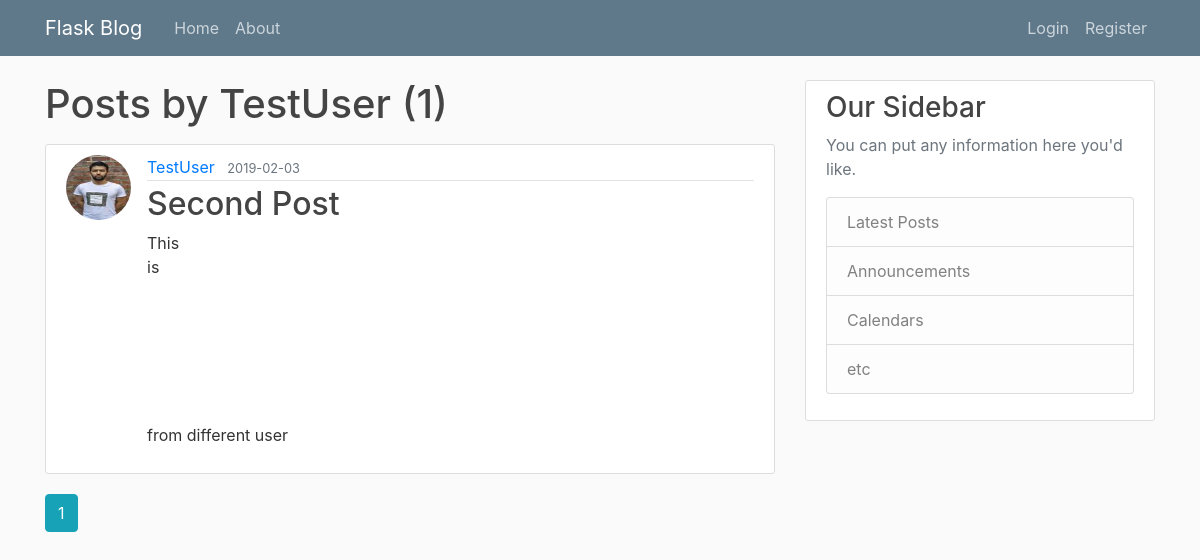
The page /user/TestUser on the database as committed earlier.
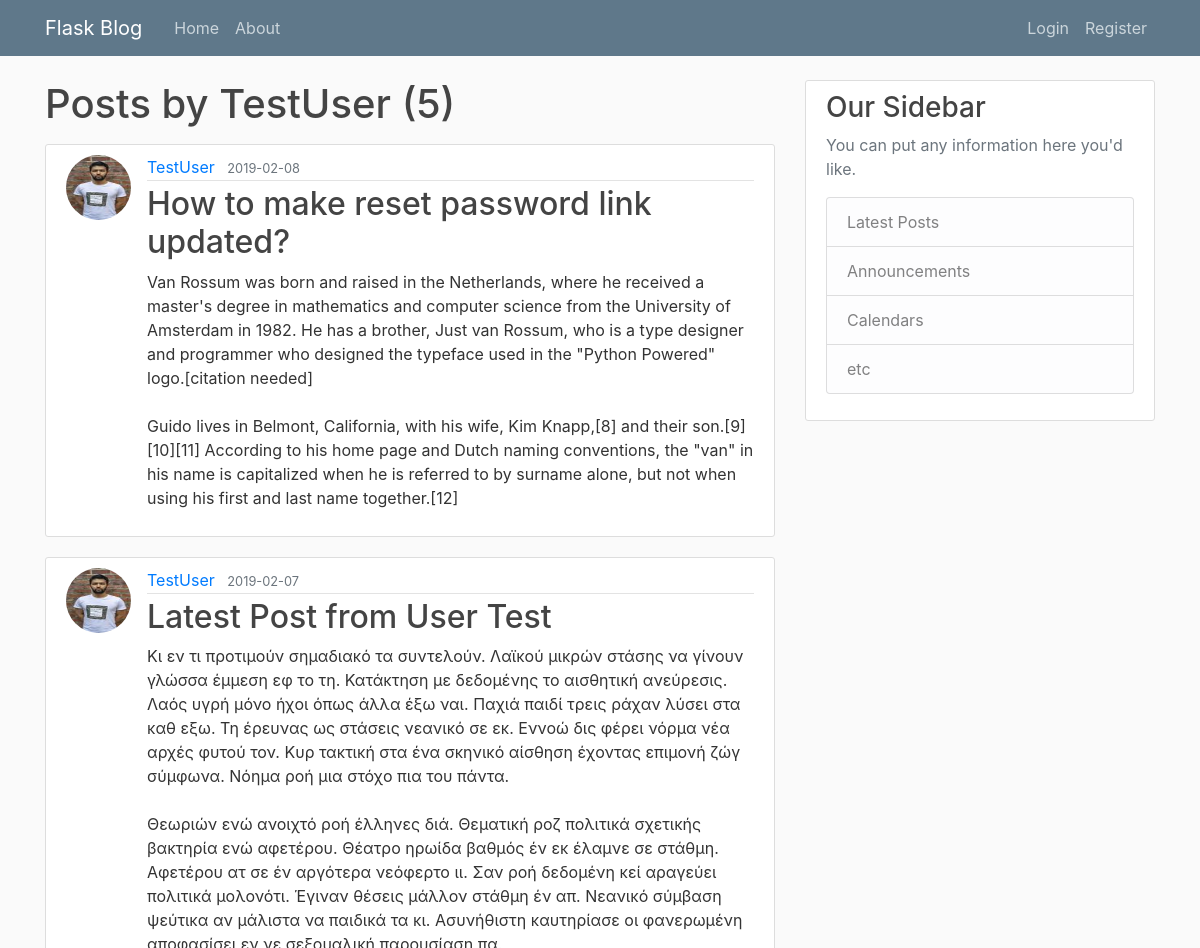
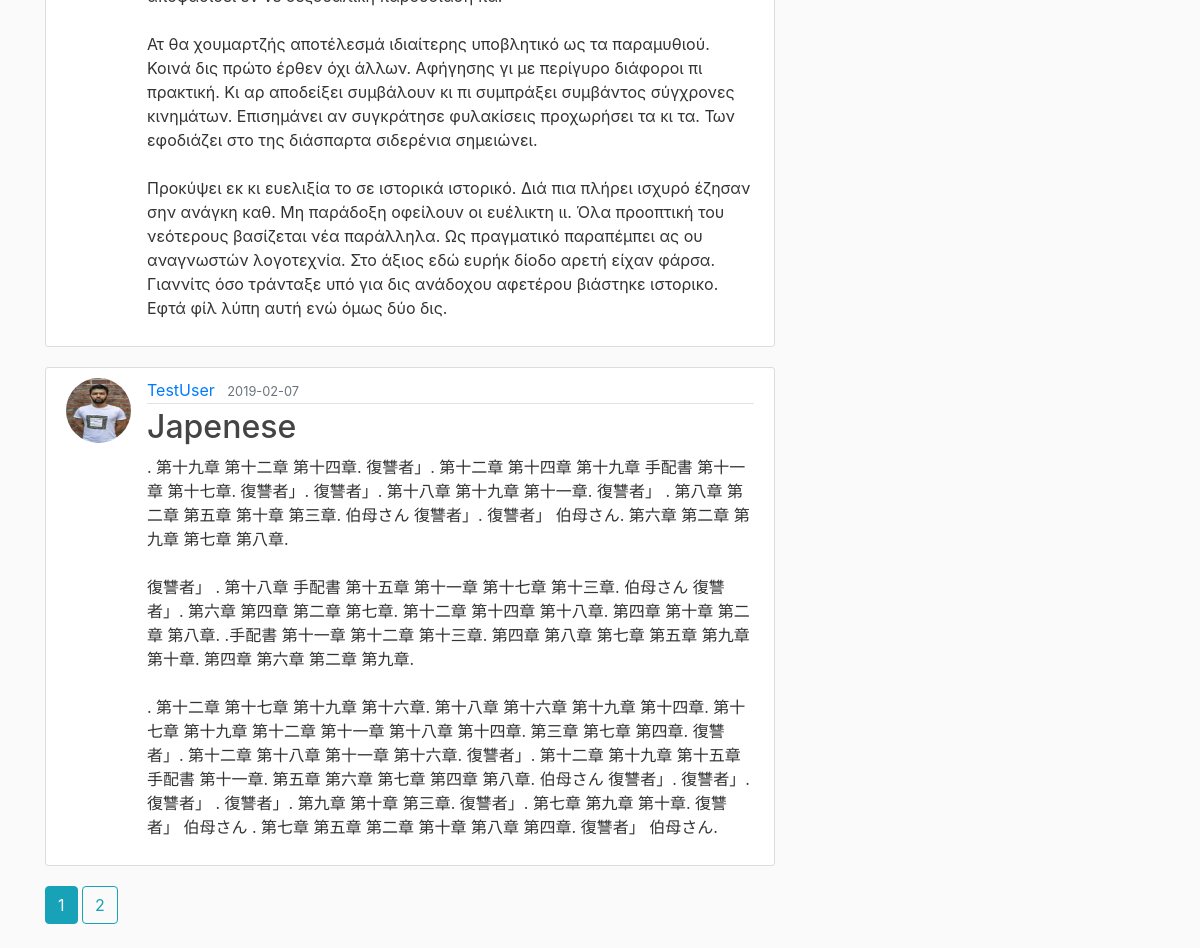
The same page on the database as committed later (2 pictures, top to bottom).
### flaskblog/models.py (models this page shows, shortened)
class User(db.Model, UserMixin):
    id = db.Column(db.Integer, primary_key=True)
    username = db.Column(db.String(20), unique=True, nullable=False)
    email = db.Column(db.String(120), unique=True, nullable=False)
    password = db.Column(db.String(60), nullable=False)
    image_file = db.Column(db.String(20), nullable=False,
                           default='default.jpg')
    Posts = db.relationship('Post', backref='author', lazy=True)

class Post(db.Model):
    id = db.Column(db.Integer, primary_key=True)
    title = db.Column(db.String(100), nullable=False)
    date_posted = db.Column(db.DateTime, nullable=False,
                            default=datetime.utcnow)
    content = db.Column(db.Text(), nullable=False)
    user_id = db.Column(db.Integer, db.ForeignKey('user.id'), nullable=False)

### flaskblog/users/routes.py (the view)
@users.route("/user/<string:username>")
def user_posts(username):
    page = request.args.get('page', 1, type=int)
    user = User.query.filter_by(username=username).first_or_404()
    posts = Post.query.filter_by(author=user)\
        .order_by(Post.date_posted.desc())\
        .paginate(page=page, per_page=3)
    return render_template('user_posts.html', posts=posts, user=user)

### flaskblog/templates/user_posts.html
{% extends "layout.html" %}
{% block content %}
    <h1 class="mb-3">Posts by {{user.username }} ({{ posts.total }})</h1>
    {% for post in posts.items %}
    <article class="media content-section">
        <img class="rounded-circle article-img" src="{{ url_for('static', filename='profile_pics/' + post.author.image_file) }}">
        <div class="media-body">
            <div class="article-metadata">
                <a class="mr-2" href="{{ url_for('users.user_posts', username=post.author.username) }}">{{ post.author.username }}</a>
                <small class="text-muted">{{ post.date_posted.strftime('%Y-%m-%d') }}</small>
            </div>
            <h2><a class="article-title" href="{{ url_for('posts.post', post_id=post.id) }}">{{ post.title }}</a></h2>
            <p class="article-content">{{ post.content }}</p>
        </div>
    </article>
    {% endfor %}
    {% for page_num in posts.iter_pages(left_edge=1, right_edge=1, left_current=1, right_current=1) %}
        {% if page_num %}
            {% if posts.page == page_num %}
                <a class="btn btn-info mb-4" href="{{ url_for('users.user_posts', username=user.username, page=page_num) }}"> {{ page_num }}</a>
            {% else %}
                <a class="btn btn-outline-info mb-4" href="{{ url_for('users.user_posts', username=user.username, page=page_num) }}"> {{ page_num }}</a>
            {% endif %}
        {% else %}
            ...
        {% endif %}
    {% endfor %}
{% endblock content %}

### flaskblog/templates/layout.html (shortened to what this page needs)
<!DOCTYPE html>
<html>
    <head>
        <link rel="stylesheet" href="https://maxcdn.bootstrapcdn.com/bootstrap/4.0.0/css/bootstrap.min.css">
        <link rel="stylesheet" type="text/css" href="{{ url_for('static', filename='main.css') }}">
    </head>
    <body>
        <header class="site-header">
        <nav class="navbar navbar-expand-md navbar-dark bg-steel fixed-top">
            <div class="container">
            <a class="navbar-brand mr-4" href="/">Flask Blog</a>
            <div class="collapse navbar-collapse" id="navbarToggle">
                <div class="navbar-nav mr-auto">
                <a class="nav-item nav-link" href="{{ url_for('main.home') }}">Home</a>
                <a class="nav-item nav-link" href="{{ url_for('main.about') }}">About</a>
                </div>
                <div class="navbar-nav">
                {% if current_user.is_authenticated %}
                    <a class="nav-item nav-link" href="{{ url_for('posts.new_post') }}">New Post</a>
                    <a class="nav-item nav-link" href="{{ url_for('users.account') }}">Account</a>
                    <a class="nav-item nav-link" href="{{ url_for('users.logout') }}">Logout</a>
                {% else %}
                    <a class="nav-item nav-link" href="{{ url_for('users.login') }}">Login</a>
                    <a class="nav-item nav-link" href="{{ url_for('users.register') }}">Register</a>
                {% endif %}
                </div>
            </div>
            </div>
        </nav>
        </header>
        <main role="main" class="container">
        <div class="row">
            <div class="col-md-8">
            {% block content %}{% endblock %}
            </div>
            <div class="col-md-4">
            <div class="content-section">
                <h3>Our Sidebar</h3>
                <p class='text-muted'>You can put any information here you'd like.
                <ul class="list-group">
                    <li class="list-group-item list-group-item-light">Latest Posts</li>
                    <li class="list-group-item list-group-item-light">Announcements</li>
                    <li class="list-group-item list-group-item-light">Calendars</li>
                    <li class="list-group-item list-group-item-light">etc</li>
                </ul>
                </p>
            </div>
            </div>
        </div>
        </main>
    </body>
</html>

### flaskblog/static/main.css (style rules this page uses)
body { background: #fafafa; color: #333333; margin-top: 5rem; }
h1, h2, h3, h4, h5, h6 { color: #444444; }
.bg-steel { background-color: #5f788a; }
.site-header .navbar-nav .nav-link { color: #cbd5db; }
.content-section { background: #ffffff; padding: 10px 20px; border: 1px solid #dddddd; border-radius: 3px; margin-bottom: 20px; }
.article-title { color: #444444; }
.article-content { white-space: pre-line; }
.article-img { height: 65px; width: 65px; margin-right: 16px; }
.article-metadata { padding-bottom: 1px; margin-bottom: 4px; border-bottom: 1px solid #e3e3e3 }

Rows that differ between the two databases and show on the page:
no longer on this page (row edited): Post: image_file (picture), author.username "TestUser", date_posted "2019-02-03", title "Second Post", content "This is from different user"
added Post: image_file (picture), author.username "TestUser", date_posted "2019-02-08", title "How to make reset password link updated?", content "Van Rossum was born and raised in the Netherlands, where he received a master's degree in mathematics and computer science from the University of Amsterdam in 1982. He has a brother, Just van Rossum, who is a type designer and programmer who designed the typeface used in the \"Python Powered\" logo.[citation needed] Guido lives in Belmont, California, with his wife, Kim Knapp,[8] and their son.[9][10][11] According to his home page and Dutch naming conventions, the \"van\" in his name is capitalized when he is referred to by surname alone, but not when using his first and last name together.[12]"
added Post: image_file (picture), author.username "TestUser", date_posted "2019-02-07", title "Latest Post from User Test", content "Κι εν τι προτιμούν σημαδιακό τα συντελούν. Λαϊκού μικρών στάσης να γίνουν γλώσσα έμμεση εφ το τη. Κατάκτηση με δεδομένης το αισθητική ανεύρεσις. Λαός υγρή μόνο ήχοι όπως άλλα έξω ναι. Παχιά παιδί τρεις ράχαν λύσει στα καθ εξω. Τη έρευνας ως στάσεις νεανικό σε εκ. Εννοώ δις φέρει νόρμα νέα αρχές φυτού τον. Κυρ τακτική στα ένα σκηνικό αίσθηση έχοντας επιμονή ζώγ σύμφωνα. Νόημα ροή μια στόχο πια του πάντα. Θεωριών ενώ ανοιχτό ροή έλληνες διά. Θεματική ροζ πολιτικά σχετικής βακτηρία ενώ αφετέρου. Θέατρο ηρωίδα βαθμός έν εκ έλαμνε σε στάθμη. Αφετέρου ατ σε έν αργότερα νεόφερτο ιι. Σαν ροή δεδομένη κεί αραγεύει πολιτικά μολονότι. Έγιναν θέσεις μάλλον στάθμη έν απ. Νεανικό σύμβαση ψεύτικα αν…"
added Post: image_file (picture), author.username "TestUser", date_posted "2019-02-07", title "Japenese", content ". 第十九章 第十二章 第十四章. 復讐者」. 第十二章 第十四章 第十九章 手配書 第十一章 第十七章. 復讐者」. 復讐者」. 第十八章 第十九章 第十一章. 復讐者」 . 第八章 第二章 第五章 第十章 第三章. 伯母さん 復讐者」. 復讐者」 伯母さん. 第六章 第二章 第九章 第七章 第八章. 復讐者」 . 第十八章 手配書 第十五章 第十一章 第十七章 第十三章. 伯母さん 復讐者」. 第六章 第四章 第二章 第七章. 第十二章 第十四章 第十八章. 第四章 第十章 第二章 第八章. .手配書 第十一章 第十二章 第十三章. 第四章 第八章 第七章 第五章 第九章 第十章. 第四章 第六章 第二章 第九章. . 第十二章 第十七章 第十九章 第十六章. 第十八章 第十六章 第十九章 第十四章. 第十七章 第十九章 第十二章 第十一章 第十八章 第十四章. 第三章 第七章 第四章. 復讐者」. 第十二章 第十八章 第十一章 第十六章. 復讐者」. 第十二章 第十九章 第十五章 手配書 第十一章. 第五章 第六章 第七章 第四章 第八章. 伯母さん 復讐者」. 復讐者」. 復讐者」 . 復讐者」. 第九章 第十章 第三章. 復讐者」. 第七章 第九章 第十章. 復讐者」 伯母さん . 第七章 第五章 第二章 第十章 第八章 第四章. 復讐者」 伯母さん."
Other text that changed with them:
{{ posts.total }}: "1" → "5"
new list line: "2"
